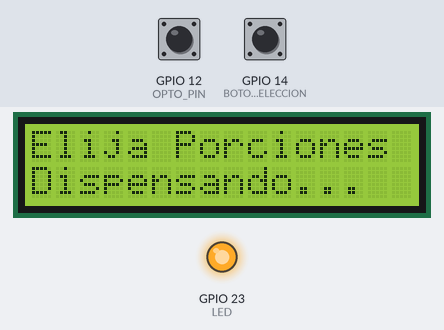
Recording of a sketch running on a simulated ESP32. Shown: 16×2 character LCD, output pins drawn as LEDs (lit = HIGH). Inputs (shaded band) come from the test bench; at power-on: GPIO 12 (OPTO_PIN) HIGH, GPIO 14 (BOTON_ELECCION) HIGH. The local clock reads 2024-03-15 10:24:30 at power-on unless the sketch sets it; what the sketch prints to the serial monitor is not drawn.

Above: at 1.2 s.
1.3 s: GPIO 12 (OPTO_PIN) pulled LOW for 0.15 s
2.9 s: GPIO 12 (OPTO_PIN) pulled LOW for 1 s
At 3.7 s:
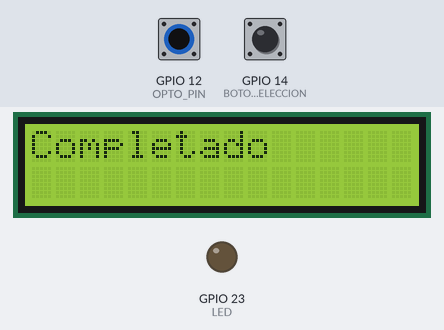
Timing chart, 0 to 5.9 s (numbered marks = the images above; inputs shaded):
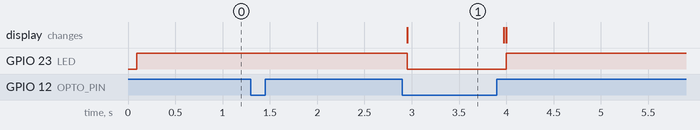

The sketch:

Ganimedes_completo.ino
```cpp
/*
Proyecto: Dispenser de Comida para mascotas - Ganimedes

Finalidad Objetivos:
  Dispensar comida en porciones elegibles por el usuario, además de automatizar su dispensacion
  Creacion de usuarios y perfiles acorde a la mascota

Cosas que hace:
  Leer la cantidad de vueltas del motor, calculando la porcion indicada
  Dispensar de manera precisa la comida

Metas: Simplificar code, que ande todo, que sea entendible escalable, etc

Mejoras:
  Creacion de aplicacion controladora
  Mejorar la interfaz de usuario
  Mejorar su gabinete

Faltantes:
  Probar, ensayar, realizar informe, manual de usuario,
  Plaqueta para prototipado
*/

#include "var_const.h"
void setup() {
  Serial.begin(9600);
  lcd.begin(16, 2);

  // Configuración de pines
  pinMode(BOTON_ELECCION, INPUT_PULLUP);
  pinMode(OPTO_PIN, INPUT_PULLUP);
  pinMode(BOTON_CONFIRMACION, INPUT_PULLUP);
  pinMode(LED, OUTPUT);

  // Configurar hora inicial (ajusta según necesites)
  rtc.setTime(0, 0, 0, 1, 1, 2024);  // 00, 1 de Enero 2024

  Serial.println("Dispensador de comida listo. Ingrese el número de porciones:");
  lcd.print("Elija Porciones");
}

void loop() {
  // Verificar si es hora de dispensar automáticamente
  verificarHoraDispensacion();
  // Mostrar hora actual en Serial para debug
  if (rtc.getMinute() % 10 == 0) {  // Cada minuto Cumple el if
    // Serial.printf("Hora actual: %02d:%02d\n", rtc.getHour(true), rtc.getMinute());
    dispensarComidaAutomatica();
  }

  // Mantener la funcionalidad manual
  if (elegir_porcion() >= 1) {
    if (confirmar()) {
      dispensarComida();
    }
  }
}
```

var_const.h
```cpp
#include "esp32-hal-gpio.h"
#include <LiquidCrystal.h>
#include <ESP32Time.h>

// Constantes existentes
const int BOTON_ELECCION = 14;
const int BOTON_CONFIRMACION = 27;
const int OPTO_PIN = 12;
const int LED = 23;
const int VUELTAS_POR_PORCION = 20;
const int DELAY_REBOTE = 50;
const int MAX_PORCIONES = 10;
const int PORCIONES_AUTO = 2;  // Porciones para dispensación automática

// Variables para el tiempo
ESP32Time rtc;
unsigned long ultimaDispensacion = 0;
const unsigned long INTERVALO_DISPENSACION = 12 * 3600000;  // 12 horas en milisegundos

// Variables existentes
int contadorVueltas = 0;
const int dientes_vueltas = 0;
bool ant_elec = HIGH;
bool ant_opto = HIGH;
bool ant_conf = HIGH;
int porciones = 0;
int porciones_int = 0;

const int rs = 3, en = 21, d4 = 19, d5 = 18, d6 = 5, d7 = 17;
LiquidCrystal lcd(rs, en, d4, d5, d6, d7);

// Funciones existentes sin modificar
void actualizar_lcd() {
  lcd.clear();
  lcd.setCursor(0, 0);
  lcd.print("Porciones: ");
  lcd.print(porciones);
  lcd.setCursor(0, 1);
  lcd.print("Apreta Confirmar");
}

int elegir_porcion() {
  bool lectura_eleccion = digitalRead(BOTON_ELECCION);
  if (lectura_eleccion != ant_elec) {
    delay(DELAY_REBOTE);
    if (lectura_eleccion == LOW) {
      if (porciones >= MAX_PORCIONES) {
        Serial.println("Ya esta capo deja de romper");
        ant_elec = lectura_eleccion;
        return porciones;
      }
      porciones++;
      Serial.print("Porciones: ");
      Serial.println(porciones);
      actualizar_lcd();
    }
    ant_elec = lectura_eleccion;
  }
  return porciones;
}

bool confirmar() {
  bool lectura_confirmacion = digitalRead(BOTON_CONFIRMACION);
  if (lectura_confirmacion != ant_conf) {
    delay(DELAY_REBOTE);
    if (lectura_confirmacion == LOW) {
      return HIGH;
    }
    ant_conf = lectura_confirmacion;
  }
  return LOW;
}

void contar_vueltas() {
  bool lectura_opto = digitalRead(OPTO_PIN);
  if (lectura_opto != ant_opto) {
    delay(DELAY_REBOTE);
    if (lectura_opto == LOW) {
      contadorVueltas += 20;
      Serial.println(contadorVueltas);
    }
    ant_opto = lectura_opto;
  }
}

void dispensarComida() {
  int vueltasObjetivo = porciones * VUELTAS_POR_PORCION;

  Serial.print("Dispensando ");
  Serial.print(porciones);
  Serial.println(" porciones...");
  lcd.setCursor(0, 1);
  lcd.print("Dispensando...  ");

  contadorVueltas = 0;
  while (contadorVueltas < vueltasObjetivo) {
    digitalWrite(LED, HIGH);
    contar_vueltas();
  }
  ultimaDispensacion = millis();  // Actualizar el tiempo de última dispensación
  porciones = 0;
  digitalWrite(LED, LOW);
  lcd.clear();
  lcd.print("Completado");
  delay(1000);
  lcd.clear();
  lcd.print("Elija Porciones");
  Serial.println("Dispensado completo.");
  Serial.println("Ingrese el número de porciones para la próxima vez:");
}

void dispensarComidaAutomatica() {
  porciones = PORCIONES_AUTO;
  dispensarComida();
  ultimaDispensacion = millis();  // Actualizar el tiempo de última dispensación
}

void verificarHoraDispensacion() {
  if (millis() - ultimaDispensacion >= INTERVALO_DISPENSACION) {
    dispensarComidaAutomatica();
  }
}
```

Measured:
- after the input at 1.3 s, every drawn part: stays the same
- after the input at 2.9 s, GPIO 23 (LED): HIGH → LOW after 0.05 s, → HIGH 1.1 s later; the display: changes after 0.05 s (image 1)
